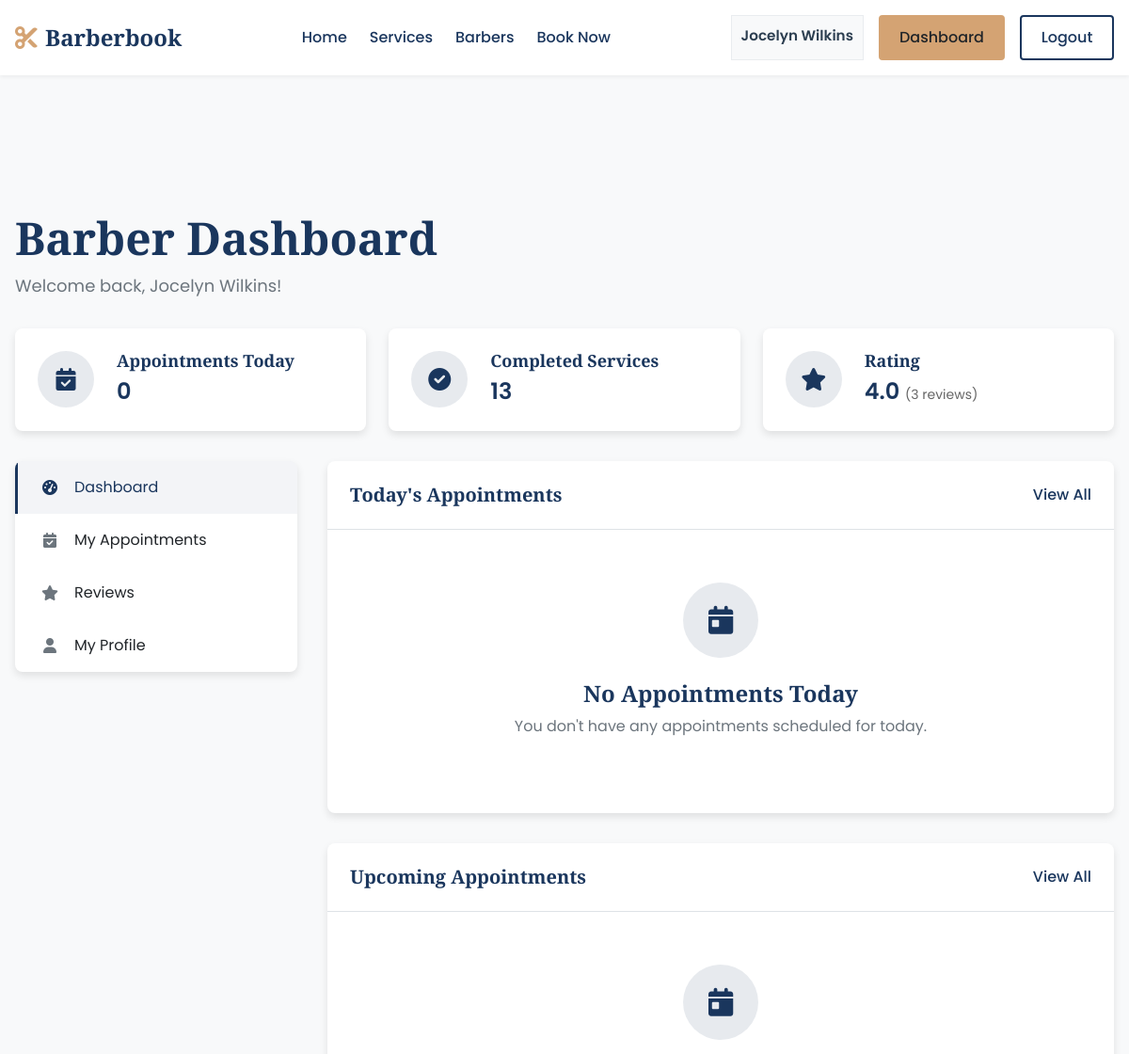
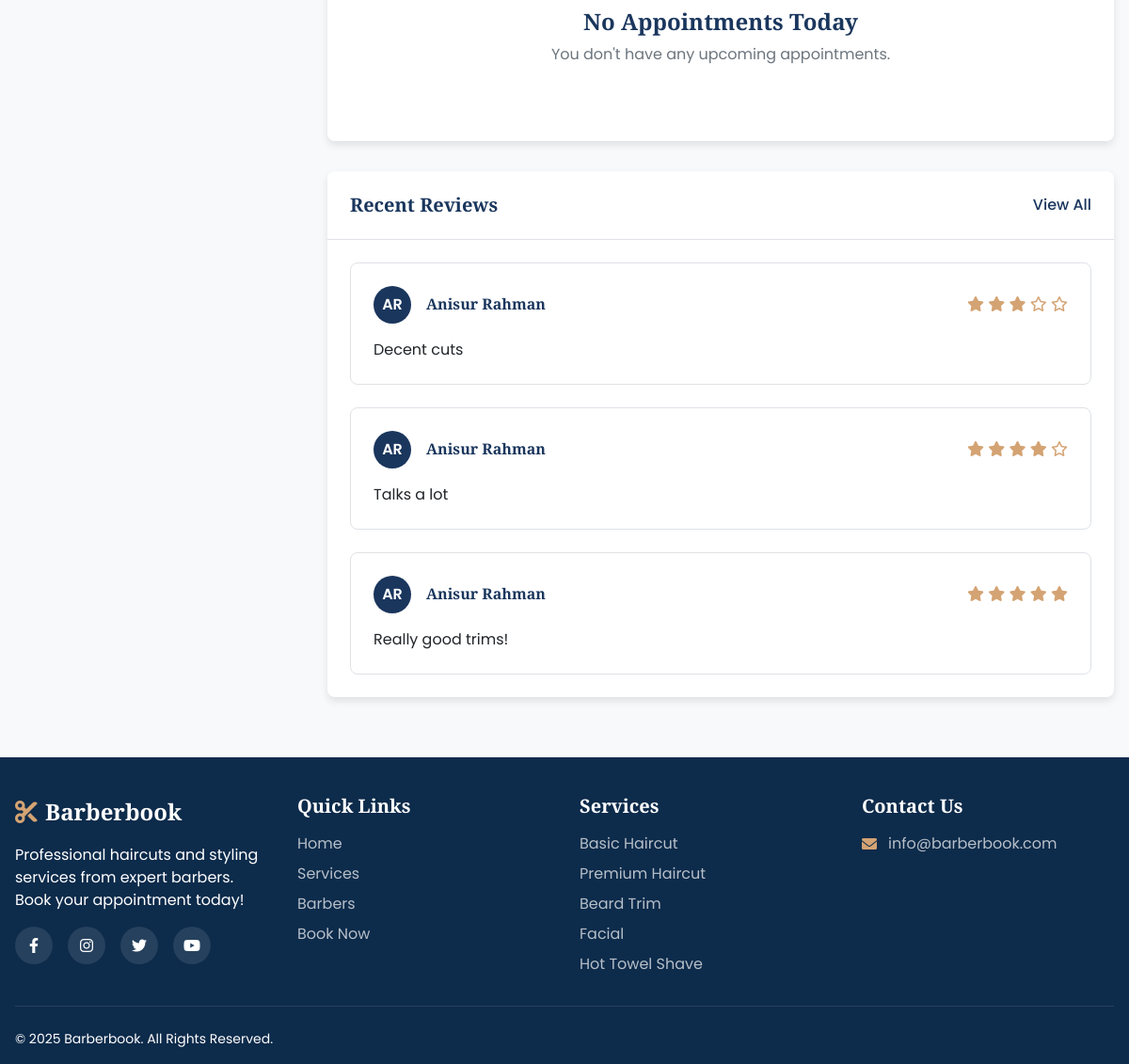
The app's page /barber/dashboard.php (signed in) with its own data (2 pictures, top to bottom).
### tables this page shows
CREATE TABLE `barbers` (
  `UserID` int(11) NOT NULL,
  `FirstName` varchar(40) NOT NULL,
  `LastName` varchar(40) NOT NULL,
  `Email` varchar(100) NOT NULL,
  `Phone` varchar(11) NOT NULL,
  `PassHash` varchar(255) NOT NULL,
  `Salary` int(11) NOT NULL,
  `Bio` text DEFAULT NULL,
  `HireDate` date DEFAULT NULL
);

CREATE TABLE `reviews` (
  `ReviewID` int(11) NOT NULL,
  `Rating` int(11) NOT NULL,
  `Comments` text DEFAULT NULL,
  `BarberID` int(11) NOT NULL,
  `CustomerID` int(11) NOT NULL
);

CREATE TABLE `customers` (
  `UserID` int(11) NOT NULL,
  `FirstName` varchar(40) NOT NULL,
  `LastName` varchar(40) NOT NULL,
  `Email` varchar(100) NOT NULL,
  `Phone` varchar(11) NOT NULL,
  `PassHash` varchar(255) NOT NULL,
  `Address` varchar(255) NOT NULL,
  `UsedReferralCode` varchar(10) DEFAULT NULL,
  `UniqueReferral` varchar(10) DEFAULT NULL
);

CREATE TABLE `services` (
  `ServiceID` int(11) NOT NULL,
  `Name` varchar(60) NOT NULL,
  `Description` text DEFAULT NULL,
  `Duration` int(11) NOT NULL,
  `Price` int(11) NOT NULL
);

### barber/dashboard.php (the view, shortened to what the rows shown need)
<?php
require_once '../config/database.php';
require_once '../includes/functions.php';
$barber_id = $_SESSION['user_id'];
$barberQuery = "SELECT FirstName, LastName FROM Barbers WHERE UserID = ?";
$barberStmt = $conn->prepare($barberQuery);
$barberStmt->bind_param("i", $barber_id);
$barberStmt->execute();
$barber = $barberStmt->get_result()->fetch_assoc();
$reviewsQuery = "SELECT r.ReviewID, r.Rating, r.Comments, r.CustomerID,
                c.FirstName as CustomerFirstName, c.LastName as CustomerLastName
                FROM Reviews r
                JOIN Customers c ON r.CustomerID = c.UserID
                WHERE r.BarberID = ?
                ORDER BY r.ReviewID DESC
                LIMIT 3";
$reviewsStmt = $conn->prepare($reviewsQuery);
$reviewsStmt->bind_param("i", $barber_id);
$reviewsStmt->execute();
$reviewsResult = $reviewsStmt->get_result();
include '../includes/header.php';
?>
<main>
    <section class="dashboard-section">
        <div class="container">
            <div class="dashboard-header">
                <h1>Barber Dashboard</h1>
                <p class="welcome-name">Welcome back, <?php echo htmlspecialchars($barber['FirstName'] . ' ' . $barber['LastName']); ?>!</p>
            </div>
            <div class="dashboard-content">
                <div class="dashboard-main">
                    <div class="section-card">
                        <div class="card-header">
                            <h2>Today's Appointments</h2>
                        </div>
                    </div>
                    <div class="section-card">
                        <div class="card-header">
                            <h2>Upcoming Appointments</h2>
                        </div>
                    </div>
                    <div class="section-card">
                        <div class="card-header">
                            <h2>Recent Reviews</h2>
                        </div>
                        <div class="card-content">
                            <?php if ($reviewsResult->num_rows > 0): ?>
                                <div class="reviews-list">
                                    <?php while ($review = $reviewsResult->fetch_assoc()): ?>
                                        <div class="review-card">
                                            <div class="review-header">
                                                <div class="customer-info">
                                                    <div class="customer-avatar">
                                                        <?php
                                                        $initials = strtoupper(substr($review['CustomerFirstName'], 0, 1) . substr($review['CustomerLastName'], 0, 1));
                                                        echo $initials;
                                                        ?>
                                                    </div>
                                                    <div class="customer-name">
                                                        <h4><?php echo htmlspecialchars($review['CustomerFirstName'] . ' ' . $review['CustomerLastName']); ?></h4>
                                                    </div>
                                                </div>
                                                <div class="review-rating">
                                                    <?php for ($i = 1; $i <= 5; $i++): ?>
                                                        <?php if ($i <= $review['Rating']): ?>
                                                            <i class="fas fa-star"></i>
                                                        <?php else: ?>
                                                            <i class="far fa-star"></i>
                                                        <?php endif; ?>
                                                    <?php endfor; ?>
                                                </div>
                                            </div>
                                            <div class="review-body">
                                                <p><?php echo htmlspecialchars($review['Comments']); ?></p>
                                            </div>
                                        </div>
                                    <?php endwhile; ?>
                                </div>
                            <?php endif; ?>
                        </div>
                    </div>
                </div>
            </div>
        </div>
    </section>
</main>
<?php
include '../includes/footer.php';
?>

### includes/header.php (shortened to what the rows shown need)
<?php
$base_path = '';
if (strpos($_SERVER['PHP_SELF'], '/barber/') !== false || strpos($_SERVER['PHP_SELF'], '/customer/') !== false) {
    $base_path = '../';
}
?>
<!DOCTYPE html>
<html lang="en">
<head>
    <link rel="stylesheet" href="https://cdnjs.cloudflare.com/ajax/libs/font-awesome/6.0.0-beta3/css/all.min.css">
    <link rel="stylesheet" href="<?php echo $base_path; ?>assets/css/styles.css?v=<?php echo time(); ?>">
</head>
<body>
    <header class="header">
        <div class="container">
            <div class="header-inner">
                <div class="auth-buttons">
                    <?php if (isLoggedIn()): ?>
                        <?php
                        $user_id = $_SESSION['user_id'];
                        $user_type = isBarber() ? 'Barbers' : 'Customers';
                        $name_query = "SELECT FirstName, LastName FROM $user_type WHERE UserID = ?";
                        $stmt = $conn->prepare($name_query);
                        $stmt->bind_param("i", $user_id);
                        $stmt->execute();
                        $result = $stmt->get_result();
                        $user = $result->fetch_assoc();
                        $user_name = $user ? htmlspecialchars($user['FirstName'] . ' ' . $user['LastName']) : '';
                        ?>
                        <span class="user-name"><?php echo $user_name; ?></span>
                        <?php if (isBarber()): ?>
                            <a href="<?php echo $base_path; ?>barber/dashboard.php" class="btn btn-secondary">Dashboard</a>
                        <?php else: ?>
                            <a href="<?php echo $base_path; ?>customer/dashboard.php" class="btn btn-secondary">Dashboard</a>
                        <?php endif; ?>
                        <a href="<?php echo $base_path; ?>logout.php" class="btn btn-outline">Logout</a>
                    <?php else: ?>
                        <a href="<?php echo $base_path; ?>login.php" class="btn btn-outline">Login</a>
                        <a href="<?php echo $base_path; ?>register.php" class="btn btn-primary">Register</a>
                    <?php endif; ?>
                </div>
            </div>
        </div>
    </header>

### includes/footer.php (shortened to what the rows shown need)
<?php
$base_path = '';
if (strpos($_SERVER['PHP_SELF'], '/barber/') !== false || strpos($_SERVER['PHP_SELF'], '/customer/') !== false) {
    $base_path = '../';
}
?>
<footer class="footer">
    <div class="container">
        <div class="footer-top">
            <div class="footer-links">
                <ul>
                    <?php
                    $sql = "SELECT ServiceID, Name FROM Services LIMIT 5";
                    $result = $conn->query($sql);
                    if ($result->num_rows > 0) {
                        while ($row = $result->fetch_assoc()) {
                            echo '<li><a href="' . $base_path . 'services.php?id=' . $row['ServiceID'] . '">' . htmlspecialchars($row['Name']) . '</a></li>';
                        }
                    }
                    ?>
                </ul>
            </div>
        </div>
    </div>
</footer>
</body>
</html>

### records on screen
barbers: user_name "Jocelyn Wilkins", FirstName+LastName "Jocelyn Wilkins"
reviews: CustomerID.LastName "AR", CustomerID.LastName "Anisur Rahman", Rating 3 (drawn), Comments "Decent cuts"
reviews: CustomerID.LastName "AR", CustomerID.LastName "Anisur Rahman", Rating 4 (drawn), Comments "Talks a lot"
reviews: CustomerID.LastName "AR", CustomerID.LastName "Anisur Rahman", Rating 5 (drawn), Comments "Really good trims!"
services: Name "Basic Haircut"
services: Name "Premium Haircut"
services: Name "Beard Trim"
services: Name "Facial"
services: Name "Hot Towel Shave"

### other values on screen
$todayResult->num_rows "0"
$stats['completedCount'] "13"
$stats['avgRating'] "4.0"
$stats['reviewCount'] "3"
